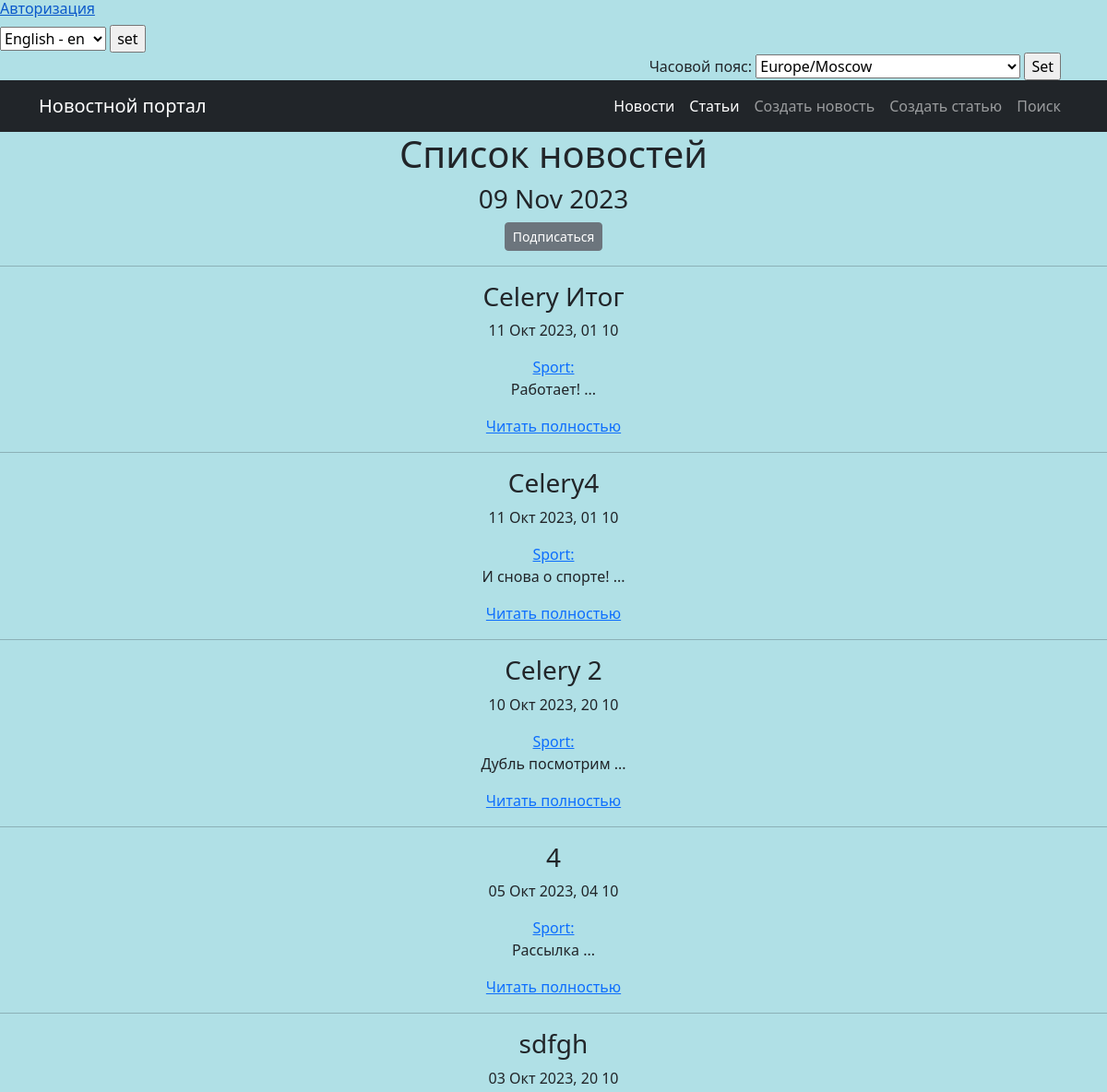
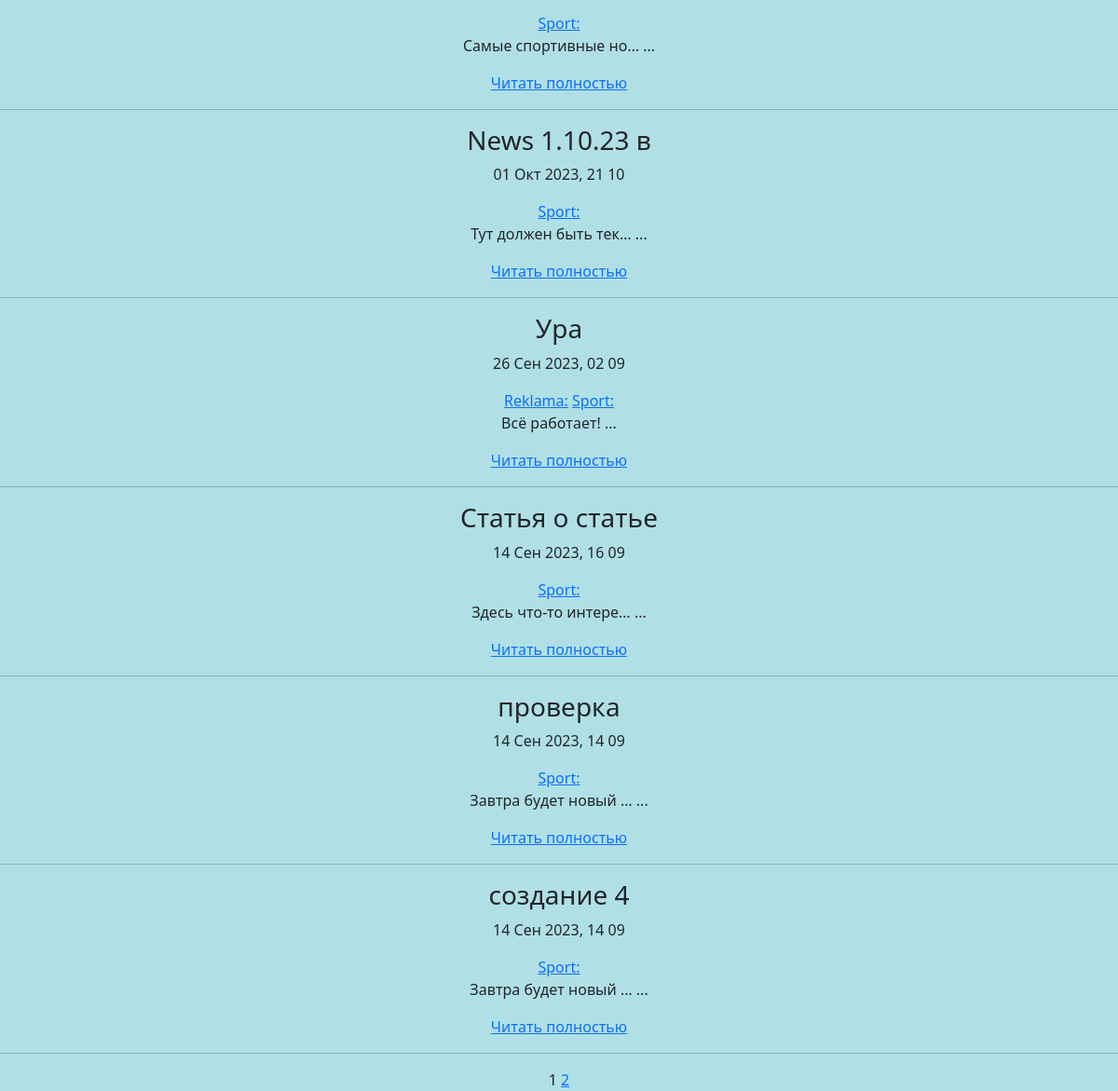
Page /category/3/ on the earlier database version (2 pictures, top to bottom).
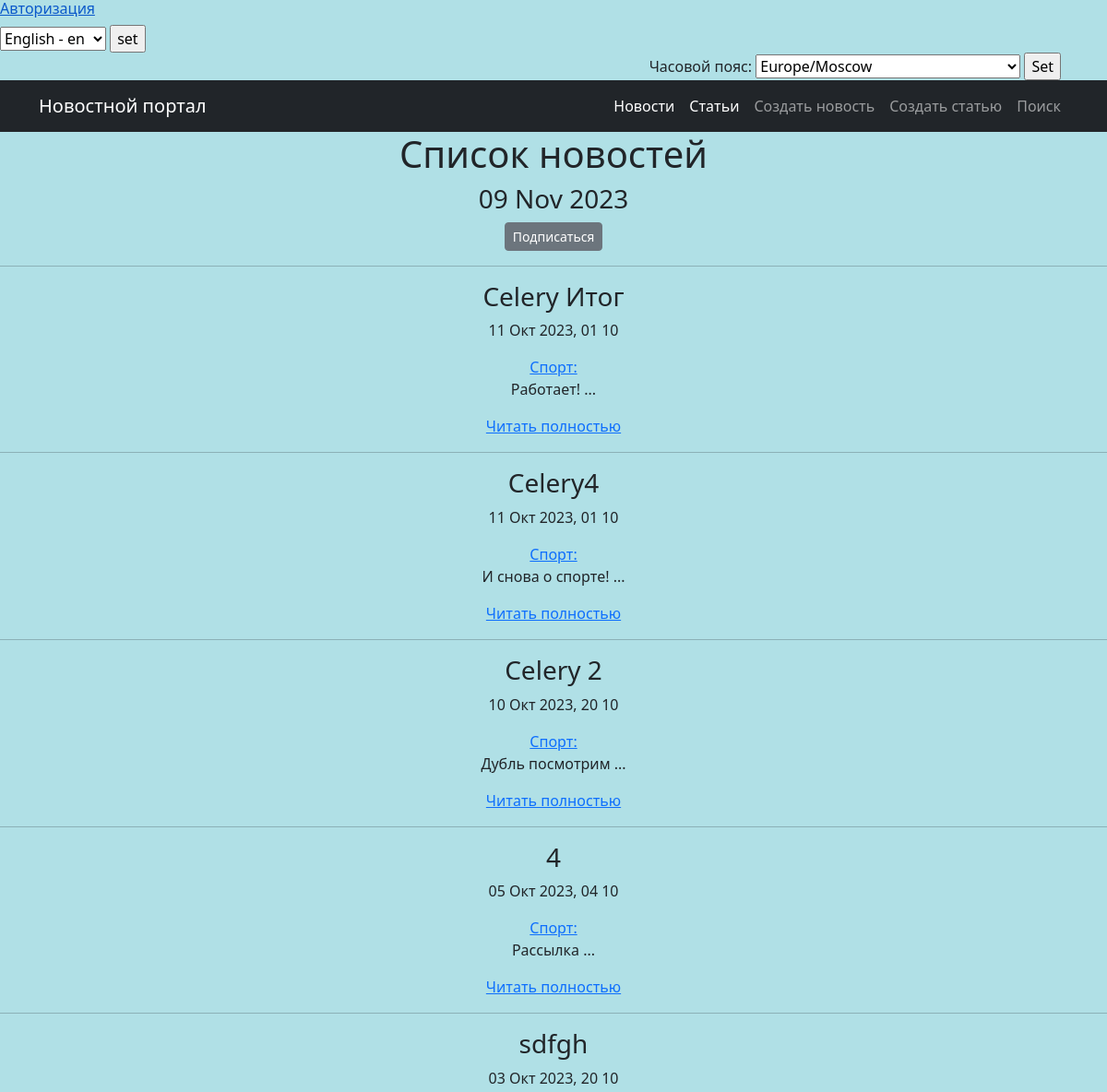
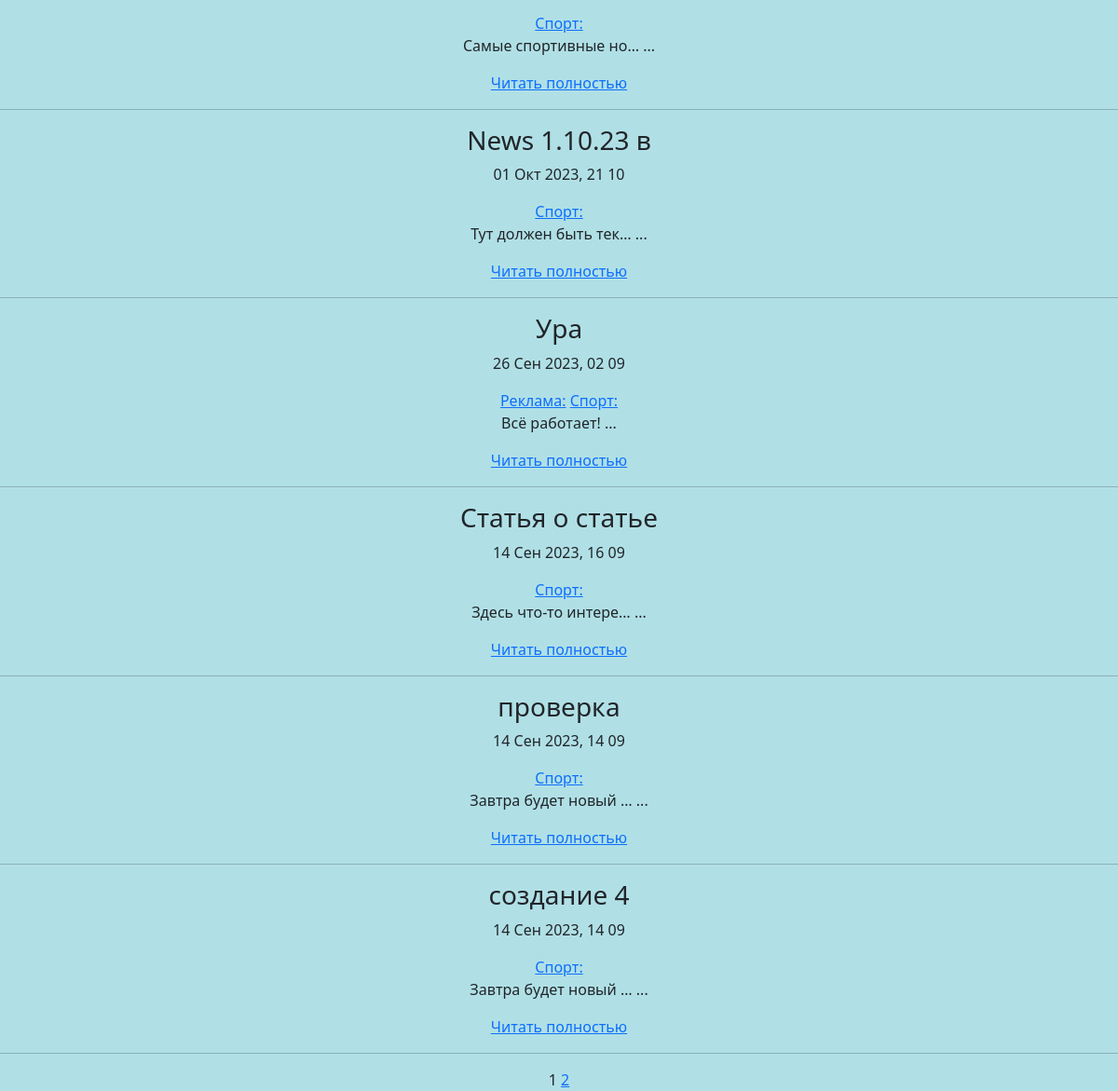
Same page on the later database version (2 pictures, top to bottom).
### news/models.py (models this page shows, shortened)
class Post(models.Model):
    author = models.ForeignKey(Author, on_delete=models.CASCADE)
    news = 'NW'
    article = 'AR'
    CATEGORY_CHOICES = (
        (news, 'Новость'),
        (article, 'Статья'),
    )
    choiceType = models.CharField(max_length=2,
                                  choices=CATEGORY_CHOICES,
                                  default=article)
    timeCreate = models.DateTimeField(auto_now_add=True)
    categoryPost = models.ManyToManyField(Category, through='PostCategory')
    title = models.CharField(max_length=100, unique=True)
    content = models.TextField()
    rating = models.IntegerField(default=0)

class Category(models.Model):
    nameCategory = models.CharField(max_length=100, unique=True, help_text=_('category name'))
    subscribers = models.ManyToManyField(User, blank=True, related_name='Categories')
    def __str__(self):
        return f'{self.nameCategory}:'

### news/views.py (the view)
# urls.py: path('category/<int:pk>/', CategoryView.as_view(), name='category_list'),  # URL-шаблон списка категорий
class CategoryView(ListView):
    model = Post
    template_name = 'mailsub/category.html'
    context_object_name = 'cat_view'
    paginate_by = 10
    def get_queryset(self):
        self.category = get_object_or_404(Category, id=self.kwargs['pk'])
        queryset = Post.objects.filter(categoryPost=self.category).order_by('-timeCreate')
        return queryset
    def get_context_data(self, **kwargs):
        context = super().get_context_data(**kwargs)
        context['is_not_subscriber'] = self.request.user not in self.category.subscribers.all()
        context['category'] = self.category
        context['current_time'] = timezone.now(),
        context['timezones'] = pytz.common_timezones
        return context

### news/templatetags/cenzura.py (called while the page is built)
@register.filter()
def censor(value):  # Естественно если делать реальный проект слов будет в разы больше.
    words_to_censor = ['6лядь', '6лять', 'cock', 'cunt',  'fuck', 'xyй',
                       'гавнюк', 'долбоёб', 'лошок', 'пидарас', 'шлюха']
    if not isinstance(value, str):  # Проверка, чтобы фильтр цензурирования применялся только к переменным строкового
        raise ValueError("Значение должно быть строкой")
    for word in words_to_censor:
        value = value.replace(word, '*' * len(word))
    return mark_safe(value)

### news/templatetags/custom_tags.py (called while the page is built)
@register.simple_tag()
def current_time(format_string='%d %b %Y'):
    return datetime.utcnow().strftime(format_string)

@register.simple_tag(takes_context=True)
def url_replace(context, **kwargs):
    d = context['request'].GET.copy()  # позволяет скопировать все параметры текущего запроса.
    for k, v in kwargs.items():
        d[k] = v
    return d.urlencode()

### templates/mailsub/category.html
{% extends 'flatpages/default.html' %}
{% load cenzura %}
{% load custom_tags %}
{% block content %}
    <h1 style="text-align: center;">Список новостей</h1>
	<h3 style="text-align: center;">{% current_time '%d %b %Y' %}</h3>
<div align="center">
    {% if is_not_subscriber %}
    <h6><a href="{% url 'news:subscribe' category.id %}" class="btn btn-secondary btn-sm">Подписаться</a></h6>
    {% else %}
    <h6><a href="{% url 'news:unsubscribe' category.id %}" class="btn btn-secondary btn-sm">Отписаться</a></h6>
    {% endif %}
</div>
<hr/>
{% if cat_view %}
        {% for post in cat_view %}
            <h3 style="text-align: center;">{{ post.title|censor }}</h3>
            <p style="text-align: center;">{{ post.timeCreate|date:'d M Y, H m' }}</p>
            <div align="center">
              {% for category in post.categoryPost.all %}
              <a href="{% url 'news:category_list' category.id %}" >{{ category }}</a>
              {% endfor %}
            </div>
            <p style="text-align: center;">{{ post.content|truncatechars:20|censor }} {{"..."}}</p>
            <p style="text-align: center;"><a href="{% url 'news:news_detail' post.id %}">Читать полностью</a></p>
            <hr/>
        {% endfor %}
{% else %}
    <h2>Новостей нет!</h2>
{% endif %}
{% endblock content %}

### templates/flatpages/default.html (shortened to what this page needs)
<!DOCTYPE html>
{% load static %}
{% load custom_tags %}
{% load cache %}
{% load i18n %}
{% load tz %}
<html>
{% cache 1 head %}
{% trans "News Portal" as News_Portal %}
<head>
        <link href="{% static 'css/styles.css' %}" rel="stylesheet"/>
</head>
{% endcache %}
    <body>
        <div>
            {% if user.is_authenticated %}
            <h6><a style="margin-left: 20px" href="/prodected_page/"> {{request.user.username }}</a>
                <a style="margin-left: 50px" href="/accounts/logout/">{% trans "Exit" %}</a> </h6>
            {% else %}
            <h6><a href="/accounts/login/">{% trans "Login"%}</a></h6>
            {% endif %}
        </div>
            <div>
            <form action="{% url 'set_language' %}" method="POST"> {% csrf_token %}
                <select name="language" id="">
                    {% get_available_languages as LANGUAGES %}
                    {% get_language_info_list for LANGUAGES as languages %}
                    {% for language in languages %}
                    <option value="{{ language.code }}" {% if language.code == LANGUAGE_CODE %} selected {% endif %}>
                        {{ language.name_local }} - {{ language.code }}
                    </option>
                    {% endfor %}
                </select>
                <input type="submit" value="set">
            </form>
            </div>
    <div align="right">
        {% get_current_timezone as TIME_ZONE %}
        <form action="" method="POST">
            <label for="timezone">{% trans "Time zone"%}:</label>
            <select name="timezone">
                {% for tz in timezones %}
                <option value="{{ tz }}"{% if tz == TIME_ZONE %} selected{% endif %}>{{ tz }}</option>
                {% endfor %}
            </select>
            <input style="margin-right: 50px" type="submit" value="Set">
        </form>
    </div>
        {% cache 1 navbar %}
        <nav class="navbar navbar-expand-lg navbar-dark bg-dark">
            <div class="container">
                <a class="navbar-brand" href="/index/">{{News_Portal}}</a>
                <div class="collapse navbar-collapse" id="navbarSupportedContent">
                    <ul class="navbar-nav ms-auto mb-2 mb-lg-0">
                        <li class="nav-item"><a class="nav-link active" aria-current="page" href="/news/">{% trans "News"%}</a></li>
                        <li class="nav-item"><a class="nav-link active" aria-current="page" href="/article/">{% trans "Article"%}</a></li>
                        <li class="nav-item"><a class="nav-link" href="/news/create/">{% trans "News create" %}</a></li>
                        <li class="nav-item"><a class="nav-link" href="/article/create/">{% trans "Article create"%}</a></li>
                        <li class="nav-item"><a class="nav-link" href="/search/">{% trans "Search"%}</a></li>
                    </ul>
                </div>
            </div>
        </nav>
        {% endcache %}
    </body>
{% block content %}
{% endblock content %}
<body>
    <div align="center">
    {{ page_obj.number }}
    {% if page_obj.has_next %}
        <a href="?{% url_replace page=page_obj.next_page_number %}">{{ page_obj.next_page_number }}</a>
    {% endif %}
    </div>
</body>
</html>

Differences in the rows shown:
changed Category: nameCategory "Sport:" → "Спорт:"
changed Category: nameCategory "Reklama:" → "Реклама:"
